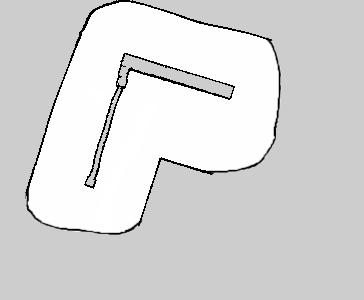
#> input picture maps/race3/race3_map_short.png, 364 x 300 px, found by its file name
$ python funny_splines.py
#> lines starting #> are read from the running program, lines starting #| are printed output that depends on the picture
import numpy as np
import matplotlib.pyplot as plt
import scipy.integrate
from scipy.interpolate import CubicSpline
import scipy
import os

# Given waypoints


waypoints = np.array(
    [
        [13.37, 8.07],
        [7.0, 10.45],
        [5.05, 2.63],
        [9, 6],
        [13.37, 8.07],
    ]
)
# waypoints = np.array(
#     [
#         [61, 178],
#         [100, 50],
#         [125, 27],
#         [150, 33],
#         [245, 60],
#         [256, 95],
#         [210, 123],
#         [144, 133],
#         [110, 197],
#         [82, 210],
#         [65, 200],
#         [61, 178],
#     ]
# )


# Extract x and y coordinates
# x = waypoints[:, 0]
# y = waypoints[:, 1]

# # # Parameterize t based on the number of waypoints
# # t = np.linspace(0, 1, len(x))

# # # Create a cubic spline for x and y separately
# # spline_x = CubicSpline(t, x)
# # spline_y = CubicSpline(t, y)

tck, u = scipy.interpolate.splprep(waypoints.T, u=None, s=0.0, per=1)
u_new = np.linspace(u.min(), u.max(), 1000)
x_new, y_new = scipy.interpolate.splev(u_new, tck, der=0)


# # # Generate points along the spline using parameter t
# # t_new = np.linspace(0, 1, 500)
# # x_new = spline_x(t_new)
# # y_new = spline_y(t_new)

current_directory = os.path.dirname(os.path.abspath(__file__))
trajectory_directory = os.path.join(current_directory, "..", "trajectories")
trajectory_directory = os.path.join(trajectory_directory, "race3")
bruh = np.array([x_new, y_new])

# [12 lines of commented-out code are left out]


trajectory_save_file = "race3.npz"
trajectory_save_file = os.path.join(trajectory_directory, trajectory_save_file)
np.savez(
    trajectory_save_file,
    path=bruh,
    velocity_profile=np.zeros_like(bruh[0]),
)

import cv2

image = cv2.imread(
    "/home/alko/ese6150/f1tenth_race_stack/maps/race3/race3_map_short.png", 0
)  # contours of the image
#> image is the input picture: shape (300, 364); min 0, max 255, mean 216.5


# Plot the original waypoints and the spline
plt.figure(figsize=(8, 6))
# plt.plot(x, y, "o", label="Waypoints")
plt.plot(bruh[0, 50:150], bruh[1, 50:150], label="Spline")
# plt.imshow(image, cmap="gray", origin="lower")
plt.title("Spline Interpolation of Waypoints")
plt.xlabel("X")
plt.ylabel("Y")
plt.legend()
plt.grid(True)
plt.show()
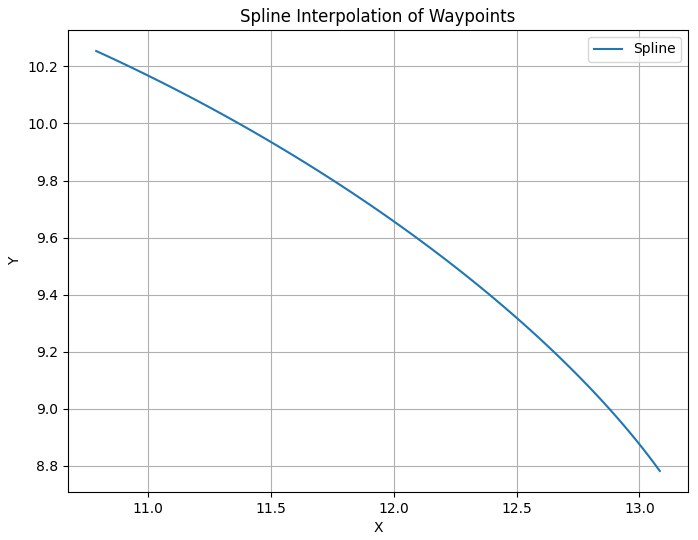
#> figure drawn by matplotlib, 1 panel


# import numpy as np
# from scipy.interpolate import CubicSpline
# import matplotlib.pyplot as plt


# class FunnySplines:
#     def __init__(self, plot_stuff: bool = False):
#         # Data points
#         data = np.array(
#             [
#                 [61, 178],
#                 [100, 50],
#                 [125, 27],
#                 [150, 33],
#                 [245, 60],
#                 [256, 86],
#                 [250, 123],
#                 [226, 131],
#                 [166, 123],
#                 [147, 127],
#                 [136, 135],
#                 [120, 196],
#                 [102, 210],
#                 [75, 208],
#             ]
#         )
#         # trajectory_load_file = "optimized_trajectory_13.npz"
#         import os

#         current_directory = os.path.dirname(os.path.abspath(__file__))
#         trajectory_directory = os.path.join(current_directory, "..", "trajectories")
#         trajectory_load_file = os.path.join(trajectory_directory, trajectory_load_file)

#         trajectory_data = np.load(trajectory_load_file)
#         # data = trajectory_data["path"]

#         # self.velocity_profile = trajectory_data["velocity_profile"]

#         # data = np.array(
#         #     [
#         #         [-4.67223, 3.96087],
#         #         [1.17708, -1.5418],
#         #         [2.65297, -1.80738],
#         #         [3.85163, -1.24358],
#         #         [5.24086, 1.45793],
#         #         [4.82124, 2.34273],
#         #         [4.05527, 2.45525],
#         #         [2.5122, 1.74302],
#         #         [0.593781, 1.83187],
#         #         [-0.889274, 3.50298],
#         #         [-2.10452, 5.25646],
#         #         [3.47531, 5.89926],
#         #         [-4.5715, 5.45313],
#         #         # [4.9281, 4.05209],
#         #         [-4.67223, 3.96087],
#         #     ]
#         # )

#         # Splitting x and y coordinates
#         # x = data[0, :]
#         # y = data[1, :]

#         # # # Define parameterization
#         # t = np.arange(len(data[0]))

#         # # # Fit cubic splines for x and y coordinates
#         # cs_x = CubicSpline(t, x)
#         # cs_y = CubicSpline(t, y)

#         # # # # New parameterization for smoother plotting
#         # t_smooth = np.linspace(0, len(data), 100)

#         # # # # Evaluate splines
#         # x_smooth = cs_x(t_smooth)
#         # y_smooth = cs_y(t_smooth)

#         x_smooth = data[0, :]
#         y_smooth = data[1, :]

#         # # self.path = np.array([x_smooth, y_smooth])
#         x = np.concatenate(
#             [
#                 np.array([-3.5]),
#                 x_smooth[0::30][1:-7],
#                 np.array([-4, -4.4, -3.85]),
#             ]
#         )
#         x[-3:-2] -= 0.5
#         y = np.concatenate(
#             [
#                 np.array([2.75]),
#                 y_smooth[0::30][1:-7],
#                 np.array([5.3, 4.5, y_smooth[0::30][-1]]),
#             ]
#         )
#         y[-3:-2] += 0.5

#         # # Define parameterization
#         t = np.arange(len(x))

#         # # Fit cubic splines for x and y coordinates
#         cs_x = CubicSpline(t, x)
#         cs_y = CubicSpline(t, y)

#         t_smooth = np.linspace(0, len(x) - 1, 50)

#         x_smooth = cs_x(t_smooth)[1:]
#         y_smooth = cs_y(t_smooth)[1:]

#         # x_smooth = np.concatenate([x_smooth, np.array([x_smooth[0] - 0.02])])
#         # y_smooth = np.concatenate([y_smooth, np.array([y_smooth[0] + 0.02])])

#         bruh = np.array([x_smooth, y_smooth])
#         trajectory_save_file = "raw_waypoints_8.npz"
#         trajectory_save_file = os.path.join(trajectory_directory, trajectory_save_file)
#         np.savez(
#             trajectory_save_file,
#             path=bruh,
#             velocity_profile=np.zeros_like(bruh[0]),
#         )

#         if plot_stuff:
#             # Plotting
#             plt.figure(figsize=(8, 6))
#             # plt.plot(x, y, "o", label="Data Points")
#             # plt.scatter(x_smooth, y_smooth, label="Piecewise Polynomial Spline")

#             # plt.scatter(
#             #     x_smooth[0::30][-8:],
#             #     y_smooth[0::30][-8:],
#             #     label="Piecewise Polynomial Spline",
#             # )
#             # plt.plot(
#             #     x_smooth[0::30][:-12],
#             #     y_smooth[0::30][:-12],
#             #     label="Piecewise Polynomial Spline",
#             # )
#             plt.scatter(x, y)
#             plt.scatter(x_smooth[-1], y_smooth[-1], label="Piecewise Polynomial Spline")
#             plt.plot(x_smooth, y_smooth, label="Piecewise Polynomial Spline")
#             plt.title("Piecewise Polynomial Spline Fit")
#             plt.xlabel("X")
#             plt.ylabel("Y")
#             plt.legend()
#             plt.grid(True)
#             plt.show()


# if __name__ == "__main__":
#     funny_spline = FunnySplines(True)
